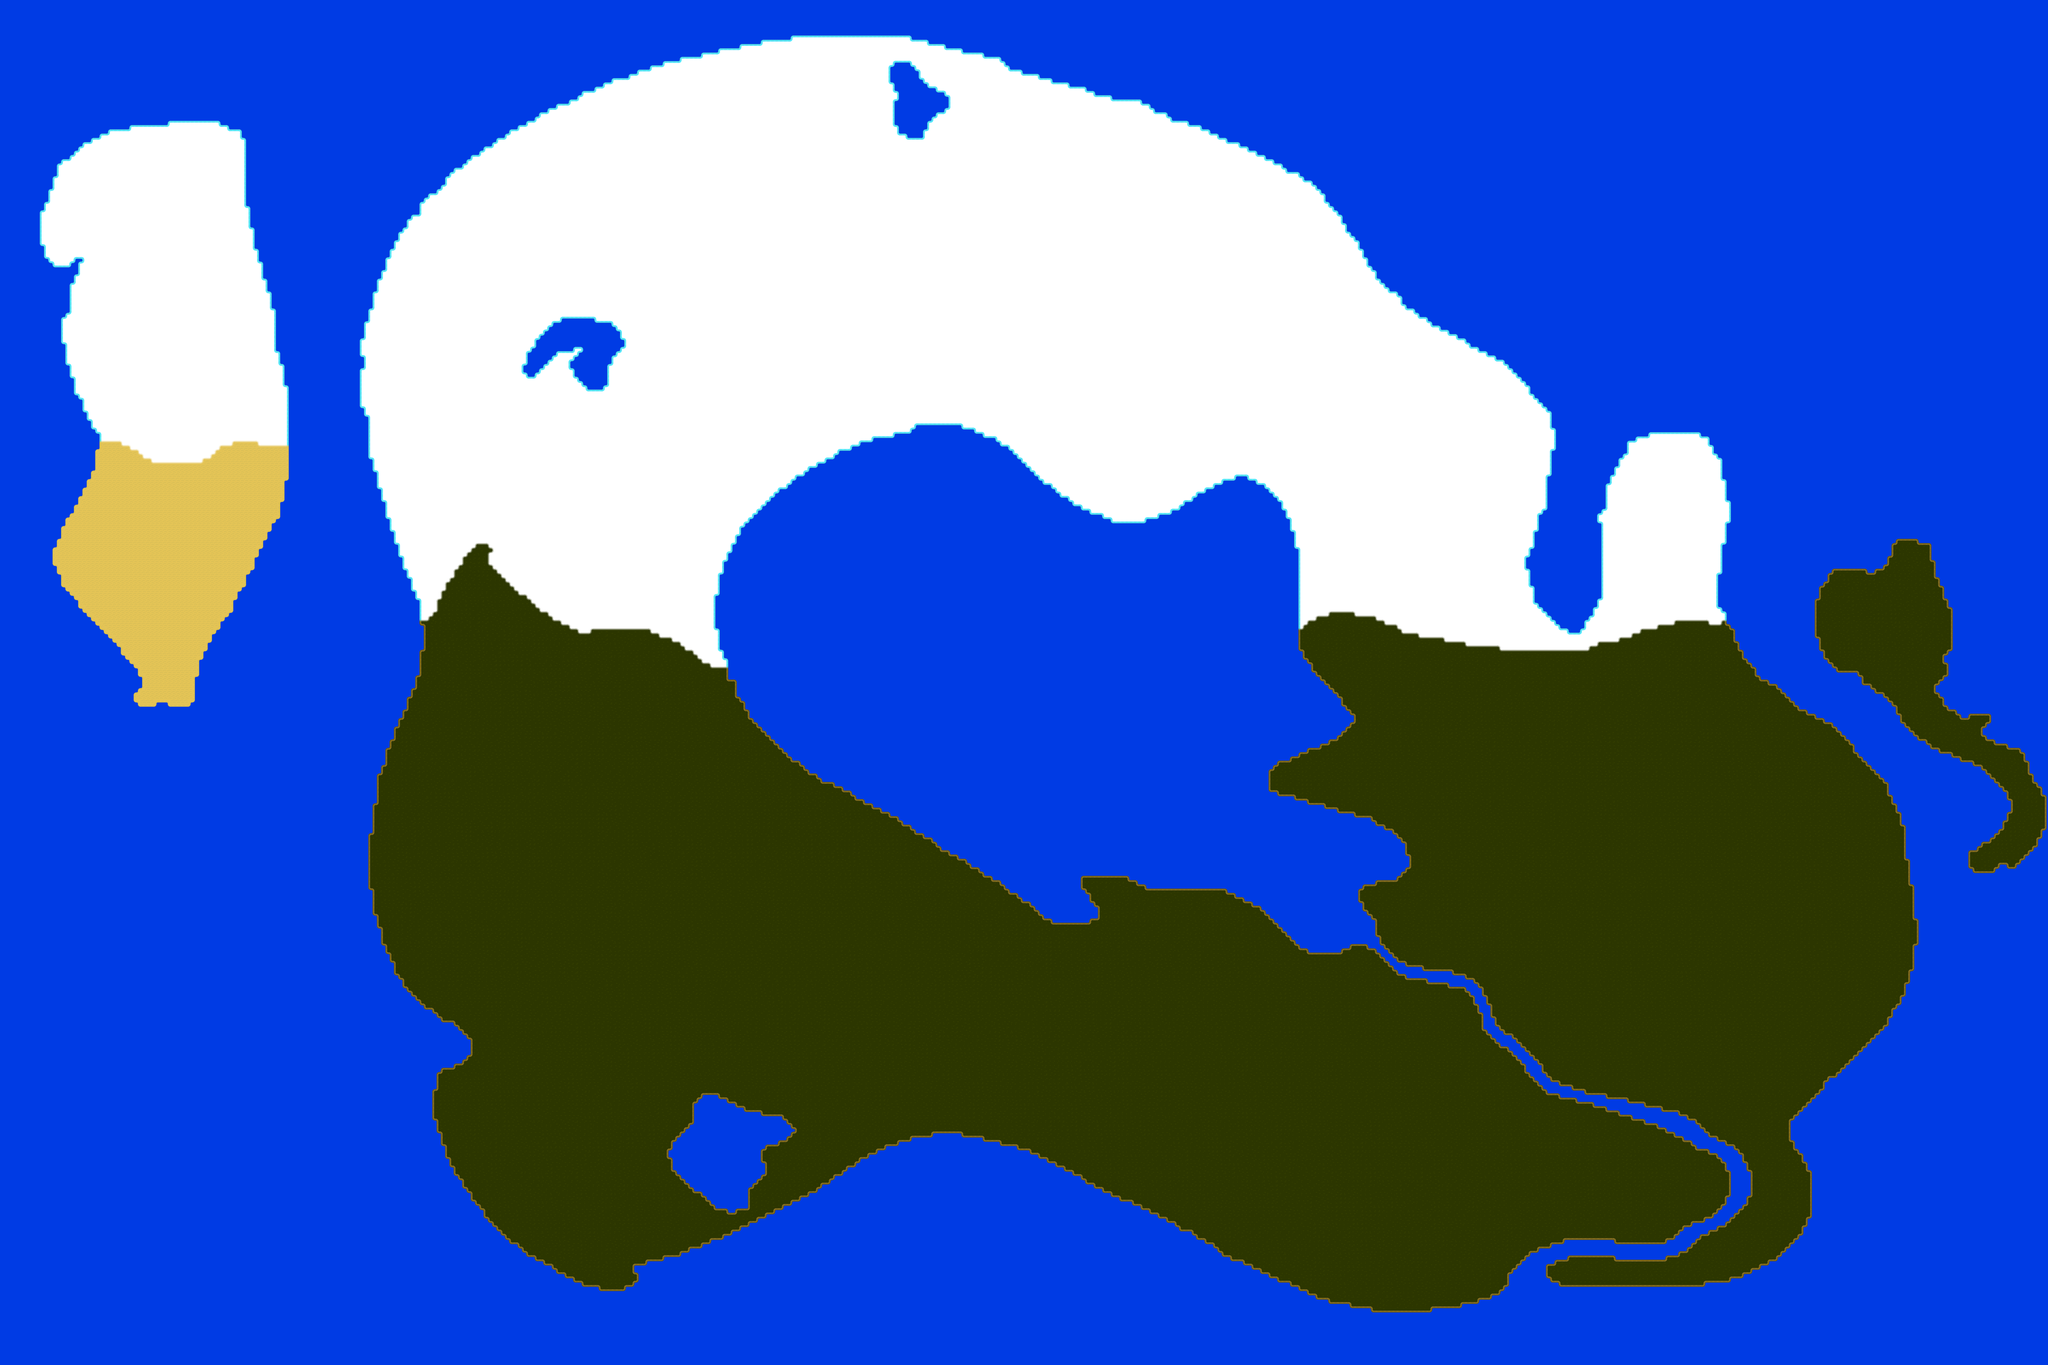

Tiled map render using the project's own tile images. Description and the map definition, with tile-layer contents summarised, below:
An orthogonal 480x320 tile map with 16x16 px tiles, 1 tile layer (Tile Layer 1), 2 tilesets and 1 object.

<map version="1.0" orientation="orthogonal" renderorder="right-down" width="480" height="320" tilewidth="16" tileheight="16" nextobjectid="2">
 <tileset firstgid="1" name="Anais" tilewidth="16" tileheight="16" tilecount="256">
  <image source="anais.png" width="256" height="256" />
  <terraintypes>
   <terrain name="Grass" tile="0" />
   <terrain name="Water" tile="33" />
   <terrain name="Dirt" tile="21" />
   <terrain name="Cobblestone" tile="26" />
   <terrain name="Snow" tile="113" />
   <terrain name="Sand" tile="88" />
  </terraintypes>
  <tile id="0" terrain="0,0,0,0" />
  <tile id="1" terrain="0,0,0,0" />
  <tile id="2" terrain="0,0,0,0" />
  <tile id="3" terrain="0,0,0,0" />
  <tile id="4" terrain="0,0,0,2" />
  <tile id="5" terrain="0,0,2,2" />
  <tile id="6" terrain="0,0,2,0" />
  <tile id="7" terrain="2,2,2,0" />
  <tile id="8" terrain="2,2,0,2" />
  <tile id="9" terrain="0,0,0,3" />
  <tile id="10" terrain="0,0,3,3" />
  <tile id="11" terrain="0,0,3,0" />
  <tile id="12" terrain="3,3,3,0" />
  <tile id="13" terrain="3,3,0,3" />
  <tile id="14" terrain="1,1,1,0" />
  <tile id="15" terrain="1,1,0,1" />
  <tile id="16" terrain="0,0,0,1" />
  <tile id="17" terrain="0,0,1,1" />
  <tile id="18" terrain="0,0,1,0" />
  <tile id="19" terrain="1,1,4,0" />
  <tile id="20" terrain="0,2,0,2" />
  <tile id="21" terrain="2,2,2,2" />
  <tile id="22" terrain="2,0,2,0" />
  <tile id="23" terrain="2,0,2,2" />
  <tile id="24" terrain="0,2,2,2" />
  <tile id="25" terrain="0,3,0,3" />
  <tile id="26" terrain="3,3,3,3" />
  <tile id="27" terrain="3,0,3,0" />
  <tile id="28" terrain="3,0,3,3" />
  <tile id="29" terrain="0,3,3,3" />
  <tile id="30" terrain="1,0,1,1" />
  <tile id="31" terrain="0,1,1,1" />
  <tile id="32" terrain="0,1,0,1" />
  <tile id="33" terrain="1,1,1,1" />
  <tile id="34" terrain="1,0,1,0" />
  <tile id="35" terrain="4,0,4,0" />
  <tile id="36" terrain="0,2,0,0" />
  <tile id="37" terrain="2,2,0,0" />
  <tile id="38" terrain="2,0,0,0" />
  <tile id="39" terrain="5,5,5,1" />
  <tile id="40" terrain="5,5,1,5" />
  <tile id="41" terrain="0,3,0,0" />
  <tile id="42" terrain="3,3,0,0" />
  <tile id="43" terrain="3,0,0,0" />
  <tile id="48" terrain="0,1,0,0" />
  <tile id="49" terrain="1,1,0,0" />
  <tile id="50" terrain="1,0,0,0" />
  <tile id="51" terrain="4,0,1,1" />
  <tile id="52" terrain="4,4,4,1" />
  <tile id="53" terrain="4,4,1,1" />
  <tile id="54" terrain="4,4,1,4" />
  <tile id="55" terrain="5,1,5,5" />
  <tile id="56" terrain="1,5,5,5" />
  <tile id="57" terrain="1,4,1,5" />
  <tile id="58" terrain="4,4,5,5" />
  <tile id="59" terrain="4,1,5,1" />
  <tile id="64" terrain="1,4,1,0" />
  <tile id="65" terrain="4,4,0,0" />
  <tile id="66" terrain="4,1,0,1" />
  <tile id="67" terrain="4,4,4,4" />
  <tile id="68" terrain="4,1,4,1" />
  <tile id="70" terrain="1,4,1,4" />
  <tile id="71" terrain="1,1,1,5" />
  <tile id="72" terrain="1,1,5,5" />
  <tile id="73" terrain="1,1,5,1" />
  <tile id="74" terrain="4,4,4,5" />
  <tile id="75" terrain="4,4,5,4" />
  <tile id="80" terrain="0,0,0,4" />
  <tile id="81" terrain="0,0,4,0" />
  <tile id="82" terrain="4,4,4,0" />
  <tile id="83" terrain="4,4,0,4" />
  <tile id="84" terrain="4,1,4,4" />
  <tile id="85" terrain="1,1,4,4" />
  <tile id="86" terrain="1,4,4,4" />
  <tile id="87" terrain="1,5,1,5" />
  <tile id="88" terrain="5,5,5,5" />
  <tile id="89" terrain="5,1,5,1" />
  <tile id="90" terrain="5,4,5,5" />
  <tile id="91" terrain="4,5,5,5" />
  <tile id="96" terrain="0,4,0,0" />
  <tile id="97" terrain="4,0,0,0" />
  <tile id="98" terrain="4,0,4,4" />
  <tile id="99" terrain="0,4,4,4" />
  <tile id="100" terrain="1,1,1,4" />
  <tile id="101" terrain="1,1,4,1" />
  <tile id="103" terrain="1,5,1,1" />
  <tile id="104" terrain="5,5,1,1" />
  <tile id="105" terrain="5,1,1,1" />
  <tile id="112" terrain="1,1,0,4" />
  <tile id="116" terrain="1,4,1,1" />
  <tile id="117" terrain="4,1,1,1" />
  <tile id="128" terrain="0,4,0,4" />
  <tile id="144" terrain="0,4,1,1" />
 </tileset>
 <tileset firstgid="257" name="map" tilewidth="480" tileheight="320" tilecount="1">
  <image source="../Concept Art/BeauveMap.png" width="480" height="320" />
 </tileset>
 <objectgroup name="Object Layer 1" opacity="0.24">
  <object id="1" gid="257" x="0" y="5120" width="7680" height="5120" />
 </objectgroup>
 <layer name="Tile Layer 1" width="480" height="320">
  <data>[153600 cells, 153600 non-empty, 59 distinct tile ids]</data>
 </layer>
</map>